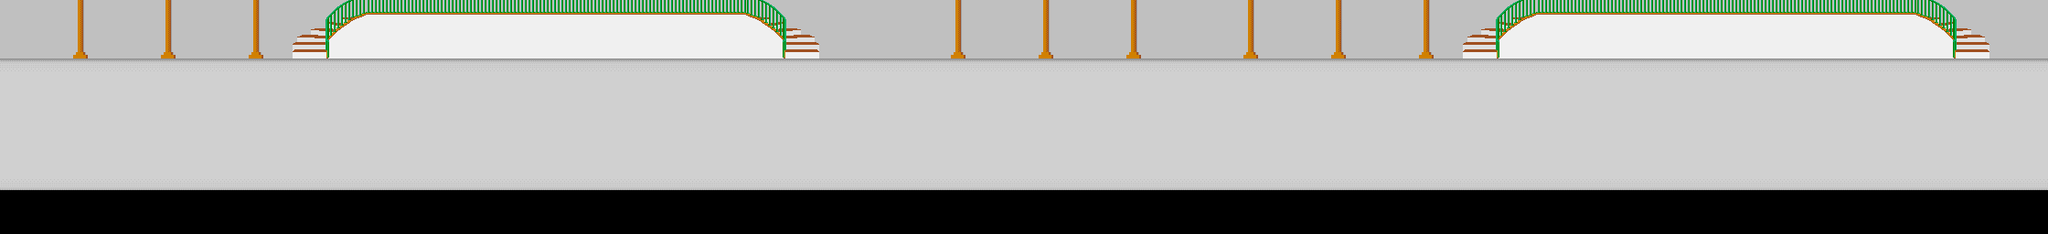

Rendered tile map (Tiled .tmx) drawn with the repository's tilesets; below, a short description and the map source with its tile grids summarised:
An orthogonal 140x16 tile map with 16x16 px tiles, 1 tile layer (background_4).

<map version="1.0" orientation="orthogonal" renderorder="right-down" width="140" height="16" tilewidth="16" tileheight="16" nextobjectid="1">
 <tileset firstgid="1" name="assets/tile_4" tilewidth="16" tileheight="16" tilecount="51" columns="17">
  <image source="tile_4.png" width="272" height="48" />
 </tileset>
 <layer name="background_4" width="140" height="16">
  <data>[2240 cells, 1820 non-empty, 35 distinct tile ids]</data>
 </layer>
</map>
